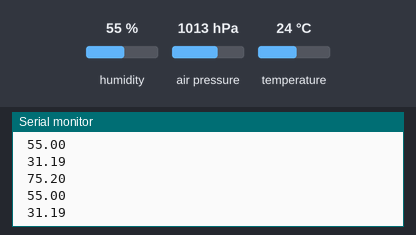
The sketch below on a simulated Arduino Nano 33 IoT. Parts: the last lines printed to the serial monitor. The inputs (shaded band) are chosen by the test bench; at power-on: temperature 24 °C, humidity 55 %, air pressure 1013 hPa.

Above: at 1.3 s.
1.4 s: temperature set to 41 °C
At 1.8 s:
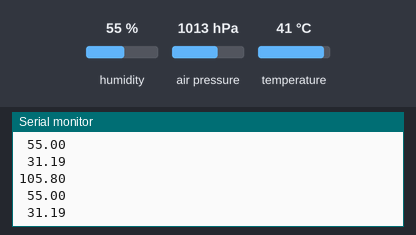
3.5 s: humidity set to 22 %
At 4.0 s:
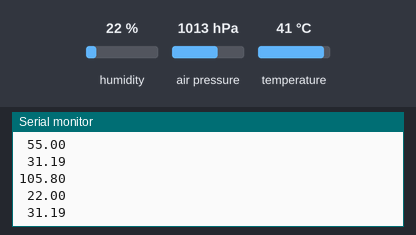
5.0 s: air pressure set to 952 hPa
At 5.5 s:
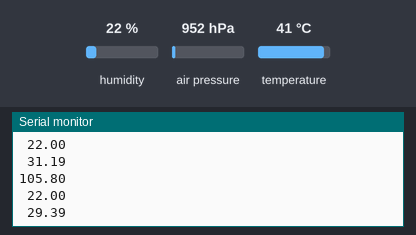
Timing chart, 0 to 8.0 s (numbered marks = the images above; inputs shaded):
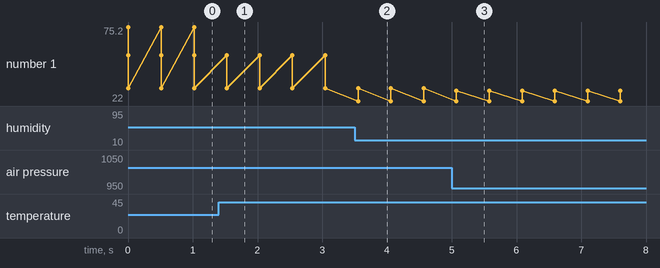

The sketch:

sketch_nov16a.ino
```cpp
/*
This sketch is for the Arduino Nano 33 IoT
It uses a BME280 sensor board
It uses a 0.96 inch 128 x 64 OLED display
It connects through WiFi to the Blynk cloud server for display of weather data on a smartphone
*/
#include <Wire.h>
#include <SPI.h>
#include <Adafruit_BME280.h>  // BME280 library
#include <avr/dtostrf.h>  // used to convert weather numbers to strings for display on OLED
// Next two includes required to make Nano 33 IoT work with Blynk
#include <WiFiNINA.h>

char auth[] = "YourBlynkProjectCode";
char ssid[] = "YourWifiID";
char pass[] = "YourWiFiPassword";

Adafruit_BME280 bme; // use I2C interface
Adafruit_Sensor *bme_temp = bme.getTemperatureSensor();
Adafruit_Sensor *bme_pressure = bme.getPressureSensor();
Adafruit_Sensor *bme_humidity = bme.getHumiditySensor();

#define SDA_PIN 1
#define SCL_PIN 2
#define RESET_PIN -1
#define OLED_ADDR -1
#define FLIP180 0
#define INVERT 0
#define USE_HW_I2C 0
#define OLED_WIDTH 128
#define OLED_HEIGHT 64

void setup() {
  if (!bme.begin(0x76)) {  // wait until sensor is detected
    while (1) delay(10);
  }
  bme_temp->printSensorDetails();
  bme_pressure->printSensorDetails();
  bme_humidity->printSensorDetails();
}

void loop() {
  myupdate();
  delay(500);
}

// this routine is called by the Blynk timer to update both the OLED display and push data to Blynk
void myupdate(){
  sensors_event_t temp_event, pressure_event, humidity_event;
  bme_temp->getEvent(&temp_event);
  bme_pressure->getEvent(&pressure_event);
  bme_humidity->getEvent(&humidity_event);
  float ctemp = temp_event.temperature;  // get temp in centigrade
  float ftemp = 32 + (9*ctemp)/5;  // convert temp to fahrenheit
  float hum = humidity_event.relative_humidity;  // get relative humidity
  float ppress = pressure_event.pressure; // get pressure in mm
  float mpress = 1.3 + ppress/33.8939; // convert to inch Hg and add 1.3 to match actual locally reported barometric
                                       // pressure.  You may want to remove the 1.3 and/or add your own adjustment.
  char mytemp[8];
  dtostrf(ftemp, 6, 2, mytemp); // convert temp to a string
  Serial.println(mytemp);
  char myhum[8];
  dtostrf(hum, 6, 2, myhum); // convert humidity to a string
  Serial.println(myhum);
  char mypress[8];
  dtostrf(mpress, 6, 2, mypress); // convert pressure to a string
  Serial.println(mypress);
}
  
```

Measured:
- after the input at 1.4 s, the serial monitor: prints a new line after 0.13 s (image 1)
- after the input at 3.5 s, the serial monitor: prints a new line after 0.05 s (image 2)
- after the input at 5.0 s, the serial monitor: prints a new line after 0.07 s (image 3)
- plotted number 1: 31.19 → 29.39 after the input at 5.0 s
